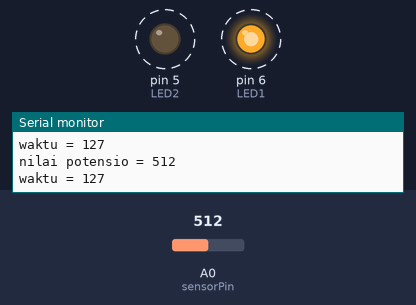
This sketch was run on a simulated Arduino Uno, built with avr-gcc and run on an emulated ATmega328P. Shown: output pins drawn as LEDs (lit = HIGH), the last lines printed to the serial monitor. Dashed ring = blinking. The inputs (shaded band) are chosen by the test bench; at power-on: A0 (sensorPin) = 512.

Above: at 1.59 s.
1.6 s: A0 (sensorPin) set to 0
At 1.84 s:
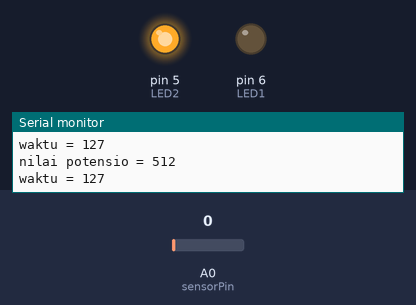
At 3.1 s:
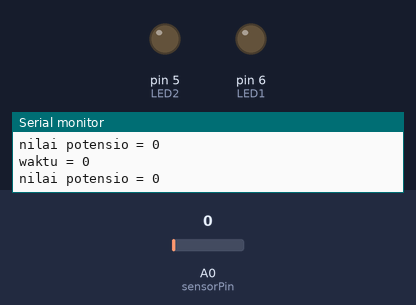
3.9 s: A0 (sensorPin) set to 122
At 4.28 s:
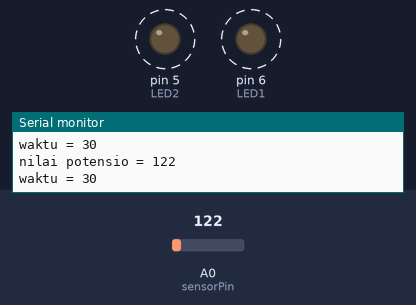
7.4 s: A0 (sensorPin) set to 306
Timing chart, 0 to 16.9 s (numbered marks = the images above; inputs shaded):
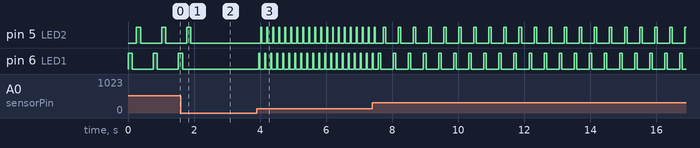

Measured:
- after the input at 1.6 s, pin 5 (LED2): goes on until 1.9 s, then stays LOW; pin 6 (LED1): goes on until 1.7 s, then stays LOW
- after the input at 3.9 s, pin 5 (LED2): alternates HIGH for 0.03 s and LOW for 0.15 s, starting after 0.13 s; pin 6 (LED1): alternates HIGH for 0.03 s and LOW for 0.15 s, starting after 0.07 s
- by itself, pin 5 (LED2), pin 6 (LED1): alternates HIGH for 0.13 s and LOW for 0.64 s

The sketch:

delay_potensiometer.ino
```cpp
#define LED1  6
#define LED2  5
#define LED3  4

int sensorPin = A0;
int sensorVlue = 0;

void setup() {
  // put your setup code here, to run once:
pinMode(LED1,OUTPUT);
pinMode(LED2,OUTPUT);
Serial.begin(9600);
}

void loop() {
  // put your main code here, to run repeatedly:
sensorVlue =analogRead(sensorPin);
int lama = map(sensorVlue,0,1023,0,255);
Serial.print("nilai potensio = ");
Serial.println(sensorVlue);
Serial.print("waktu = ");
Serial.println(lama);

digitalWrite(LED1,HIGH);
delay(lama);
digitalWrite(LED1,LOW);
delay(lama);
//digitalWrite(LED3,LOW);
//delay(lama);

digitalWrite(LED2,HIGH);
delay(lama);
digitalWrite(LED2,LOW);
delay(lama);
//digitalWrite(LED3,LOW);
//delay(lama);

//digitalWrite(LED1,LOW);
//delay(lama);
digitalWrite(LED3,HIGH);
delay(lama);
digitalWrite(LED3,LOW);
delay(lama);
}
```
